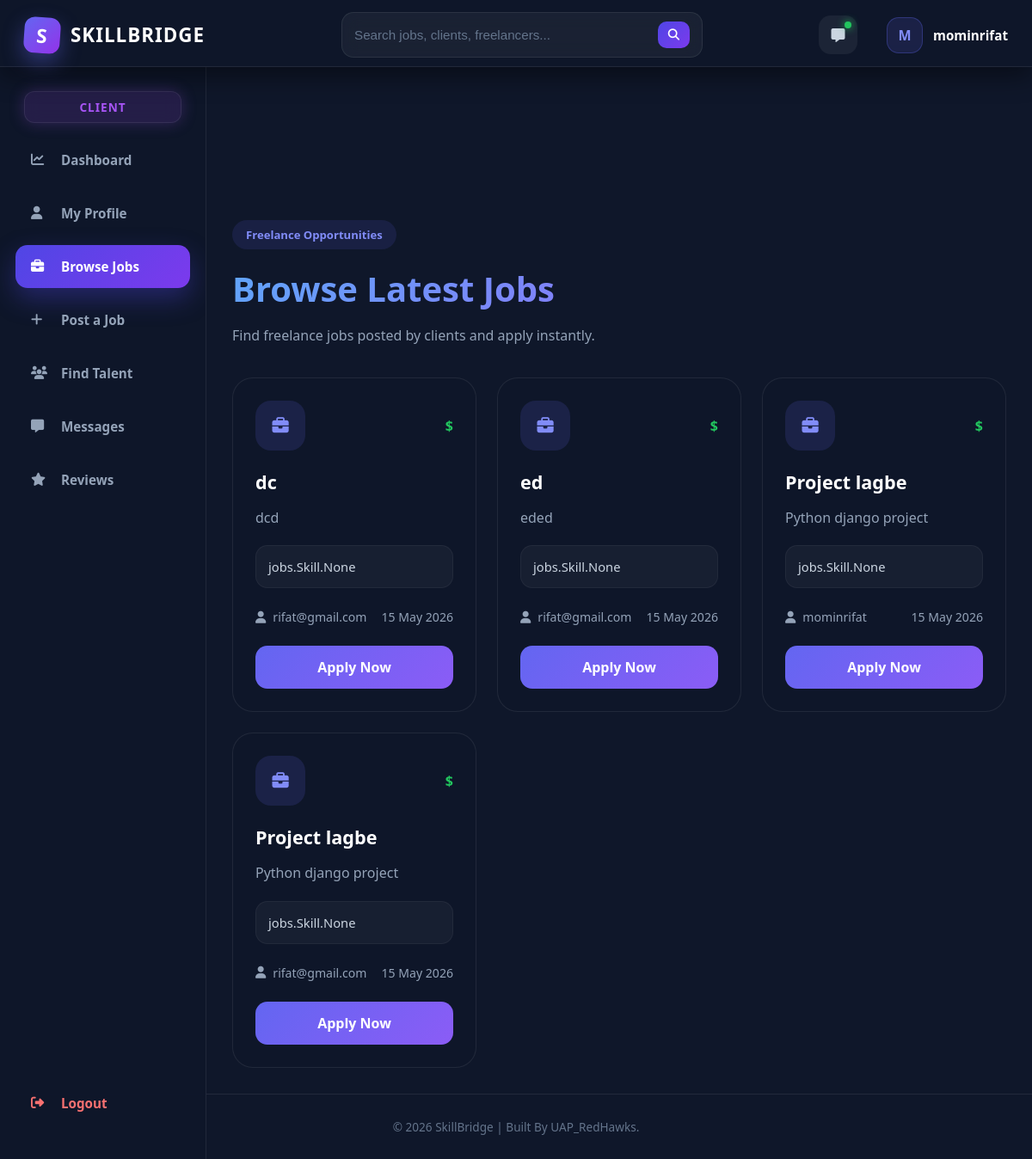
The page /jobs/alljobs/ (signed in) on the database as committed earlier.
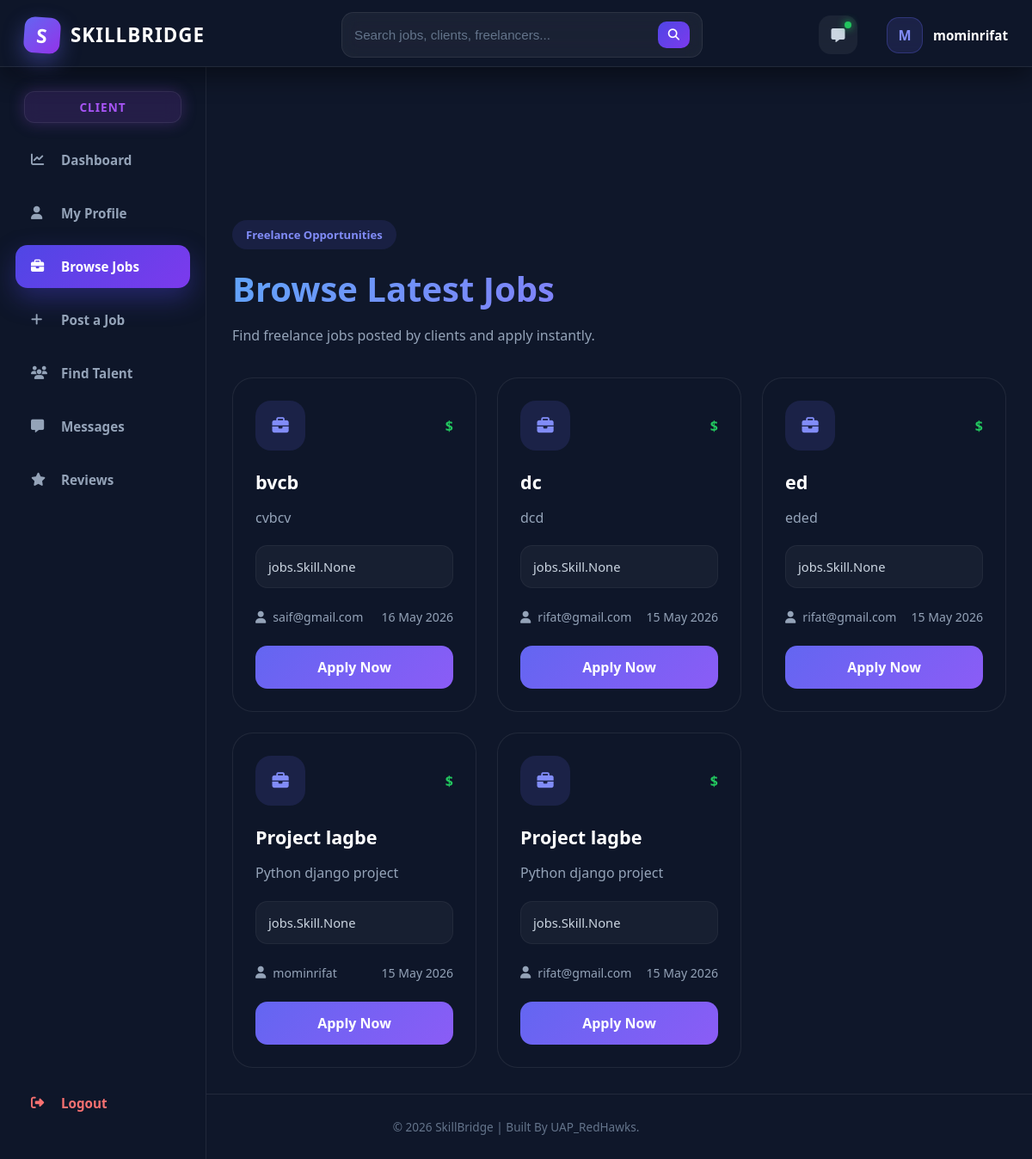
The same page on the database as committed later.
### jobs/models.py (models this page shows, shortened)
class Job(models.Model):
    EXPERIENCE_LEVEL_CHOICES = (
        ('entry', 'Entry Level'),
        ('intermediate', 'Intermediate'),
        ('expert', 'Expert'),
    )
    JOB_TYPE_CHOICES = (
        ('full_time', 'Full Time'),
        ('part_time', 'Part Time'),
        ('remote', 'Remote'),
        ('contract', 'Contract'),
    )
    client = models.ForeignKey(
        User,
        on_delete=models.CASCADE,
        related_name='posted_jobs'
    )
    title = models.CharField(max_length=255)
    description = models.TextField()
    category = models.ForeignKey(
        JobCategory,
        on_delete=models.SET_NULL,
        null=True,
        blank=True
    )
    skills_required = models.ManyToManyField(Skill, blank=True)
    experience_level = models.CharField(
        max_length=20,
        choices=EXPERIENCE_LEVEL_CHOICES,
        default='entry'
    )
    job_type = models.CharField(
        max_length=20,
        choices=JOB_TYPE_CHOICES,
        default='remote'
    )
    budget_min = models.DecimalField(
        max_digits=10,
        decimal_places=2,
        null=True,
        blank=True
    )
    budget_max = models.DecimalField(
        max_digits=10,
        decimal_places=2,
        null=True,
        blank=True
    )
    deadline = models.DateField(null=True, blank=True)
    is_active = models.BooleanField(default=True)
    created_at = models.DateTimeField(auto_now_add=True)

### jobs/views.py (the view)
# urls.py: path('alljobs/', views.job_list, name='job_list'),
@login_required
def job_list(request):
    jobs = Job.objects.filter(is_active=True).order_by('-created_at')
    context = {
        'jobs': jobs
    }
    return render(request, 'jobs/job_list.html', context)

### templates/jobs/job_list.html (shortened to what this page needs)
{% extends 'core/base.html' %}
{% load static %}
{% block extra_css %}
<link rel="stylesheet" href="{% static 'css/jobs/job_list.css' %}">
<link rel="stylesheet" href="https://cdnjs.cloudflare.com/ajax/libs/font-awesome/6.5.1/css/all.min.css">
{% endblock %}
{% block content %}
<div class="job-page">
    <div class="job-top">
        <div>
            <span class="job-tag">
                Freelance Opportunities
            </span>
            <h1>
                Browse Latest Jobs
            </h1>
            <p>
                Find freelance jobs posted by clients and apply instantly.
            </p>
        </div>
    </div>
    <div class="job-grid">
        {% for job in jobs %}
        <div class="job-card">
            <div class="job-card-top">
                <div class="job-icon">
                    <i class="fas fa-briefcase"></i>
                </div>
                <span class="job-budget">
                    ${{ job.budget }}
                </span>
            </div>
            <h2>
                {{ job.title }}
            </h2>
            <p class="job-description">
                {{ job.description|truncatewords:25 }}
            </p>
            <div class="job-skills">
                {{ job.skills_required }}
            </div>
            <div class="job-footer">
                <div class="job-user">
                    <i class="fas fa-user"></i>
                    {{ job.client.username }}
                </div>
                <div class="job-date">
                    {{ job.created_at|date:"d M Y" }}
                </div>
            </div>
            <a href="#" class="apply-btn">
                Apply Now
            </a>
        </div>
        {% endfor %}
    </div>
</div>
{% endblock %}

Rows that differ between the two databases and show on the page:
added Job: title "bvcb", description "cvbcv", skills_required "jobs.Skill.None", client.username "saif@gmail.com", created_at "16 May 2026"
